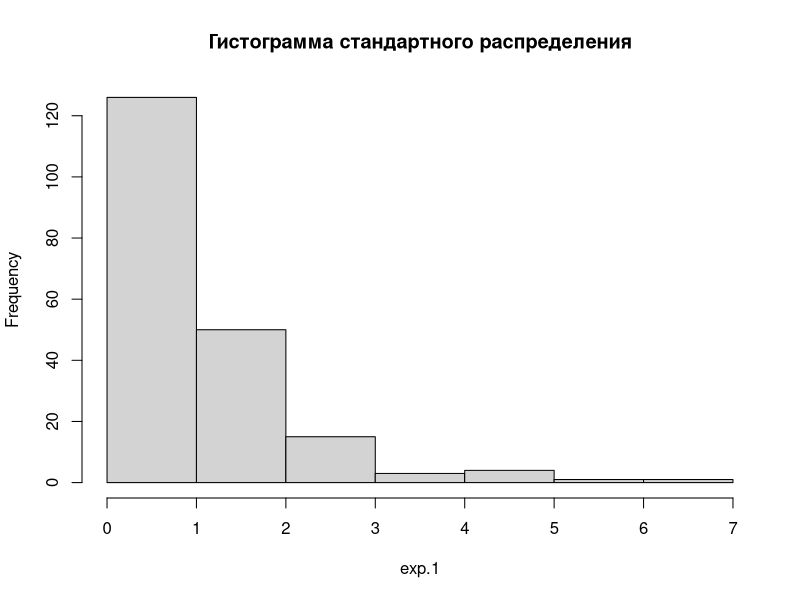
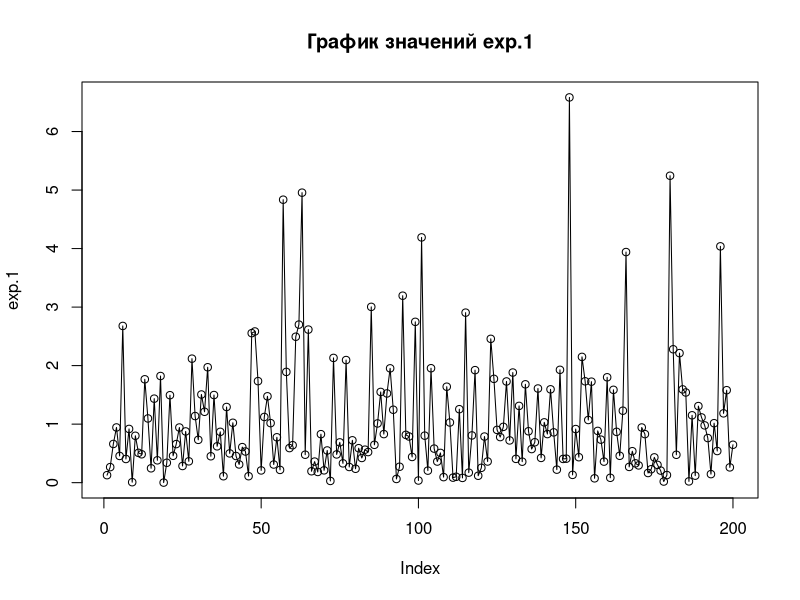
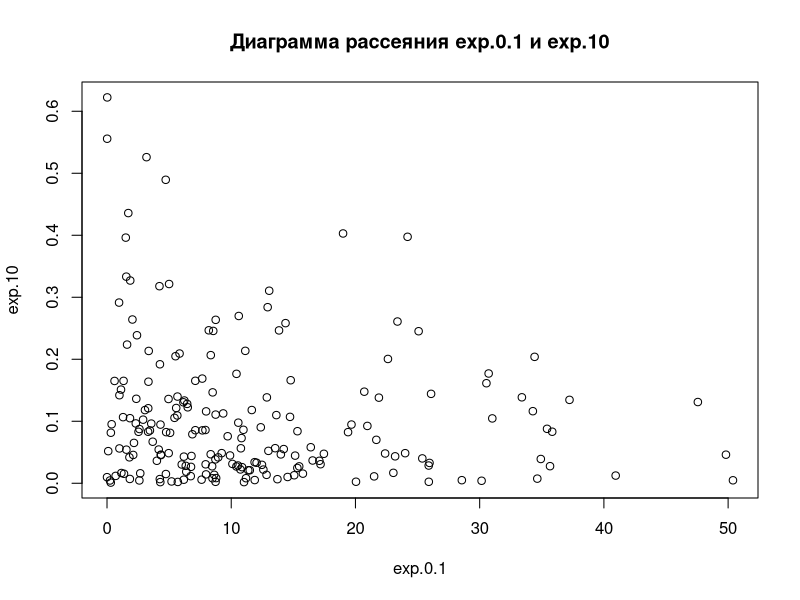
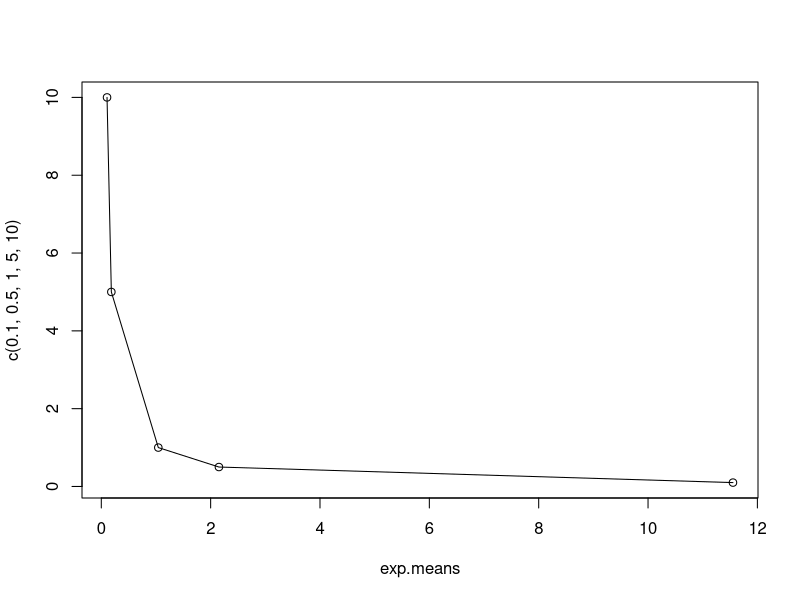
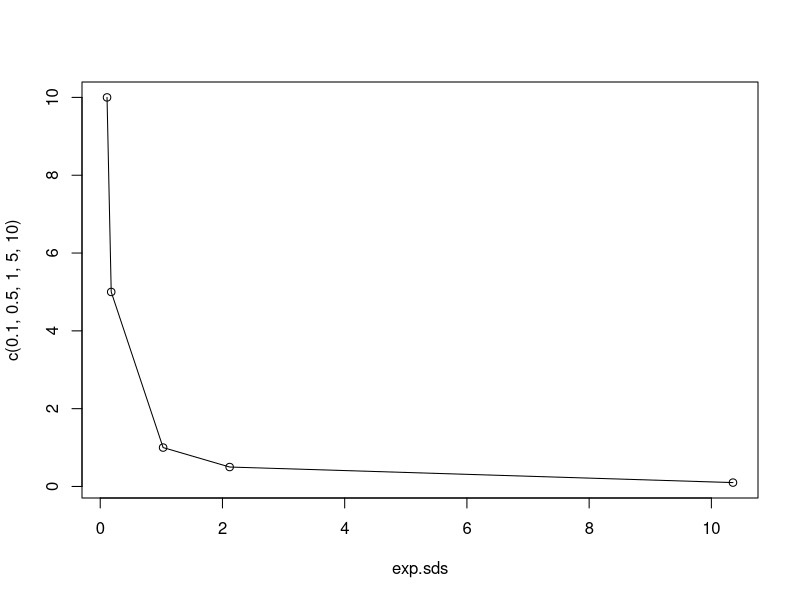
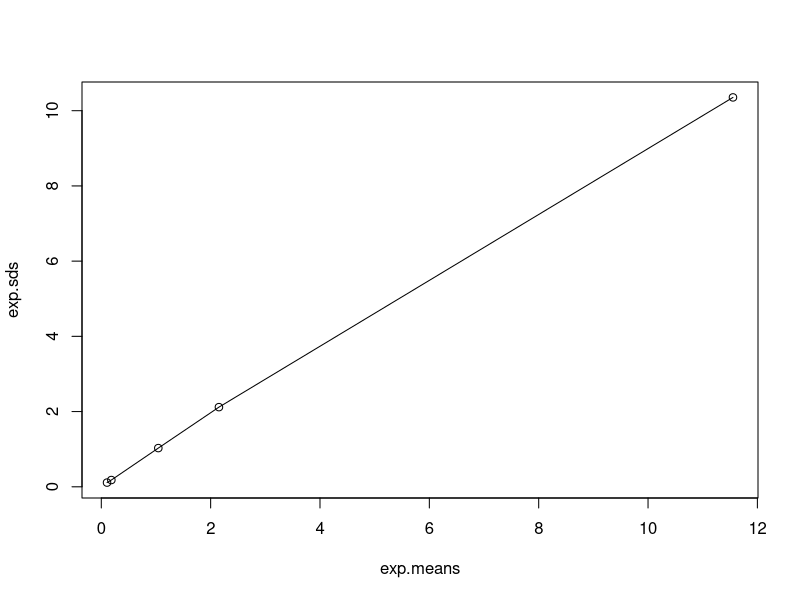
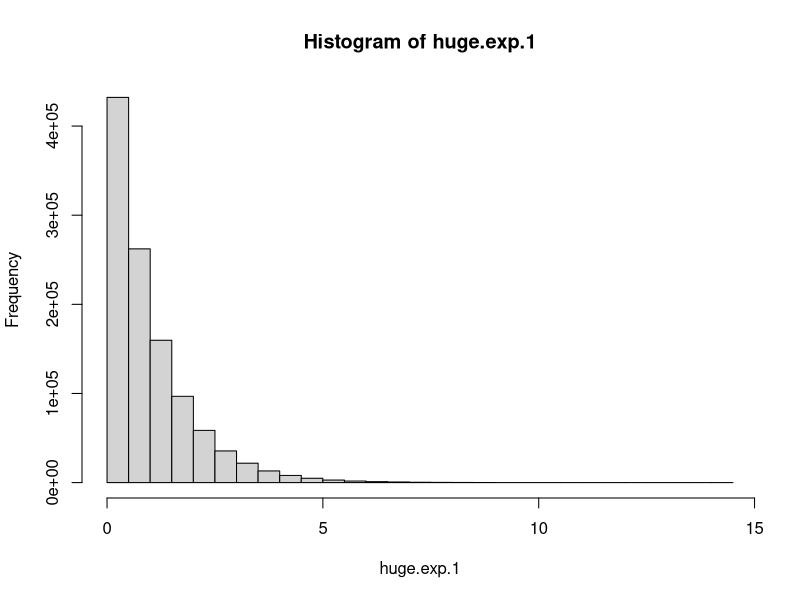
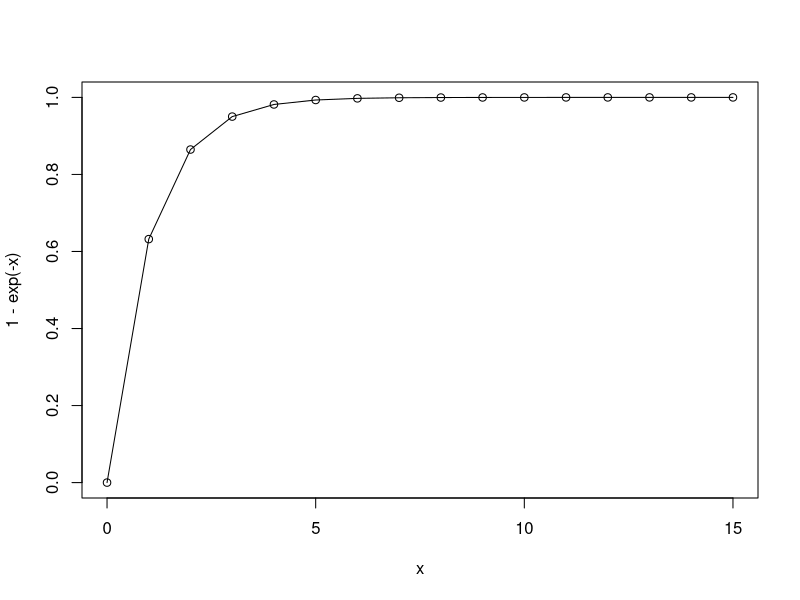

The R source for these figures, in order:
## ---- chunk 1
exp.1 <- rexp(200)
exp.1.mean <- mean(exp.1)
exp.1.sd <- sd(exp.1)
## ---- chunk 2
exp.0.1 <- rexp(200,0.1)
exp.0.1.mean <- mean(exp.0.1)
exp.0.1.sd <- sd(exp.0.1)

exp.0.5 <- rexp(200,0.5)
exp.0.5.mean <- mean(exp.0.5)
exp.0.5.sd <- sd(exp.0.5)

exp.5 <- rexp(200,5)
exp.5.mean <- mean(exp.5)
exp.5.sd <- sd(exp.5)

exp.10 <- rexp(200,10)
exp.10.mean <- mean(exp.10)
exp.10.sd <- sd(exp.10)
## ---- chunk 3
hist(exp.1, main = "Гистограмма стандартного распределения")
## ---- chunk 4
plot(exp.1, main="График значений exp.1")
lines(exp.1)
## ---- chunk 5
plot(exp.0.1,exp.10,main="Диаграмма рассеяния exp.0.1 и exp.10")
## ---- chunk 6
exp.means <- c(exp.0.1.mean,exp.0.5.mean,exp.1.mean,exp.5.mean,exp.10.mean)
## ---- chunk 7
plot(exp.means, c(0.1, 0.5, 1, 5, 10))
lines(exp.means, c(0.1, 0.5, 1, 5, 10))
## ---- chunk 8
exp.sds <- c(exp.0.1.sd,exp.0.5.sd,exp.1.sd,exp.5.sd,exp.10.sd)
plot(exp.sds, c(0.1, 0.5, 1, 5, 10))
lines(exp.sds, c(0.1, 0.5, 1, 5, 10))
## ---- chunk 9
plot(exp.means, exp.sds)
lines(exp.means, exp.sds)
## ---- chunk 10
huge.exp.1 <- rexp(1100000)
huge.exp.1.mean <- mean(huge.exp.1)
huge.exp.1.sd <- sd(huge.exp.1)
## ---- chunk 11
hist(huge.exp.1)
x=0:15
plot(x, 1 - exp(-x))
lines(x, 1 - exp(-x))
## ---- chunk 12
huge.exp.1.greatmean<- mean(huge.exp.1>1)

#Проверка
t <- huge.exp.1>1
tm <- mean(t)
huge.exp.1.greatmean==tm
## ---- chunk 13
huge.exp.1.mat<-matrix(huge.exp.1,1100,1000)
hist(huge.exp.1.mat)
## ---- chunk 14
huge.exp.1.mean.mat.1.137 <- colMeans(huge.exp.1.mat)[137]
## ---- chunk 15
huge.exp.1.mat.colMeans <- colMeans(huge.exp.1.mat)
hist(huge.exp.1.mat.colMeans)
## ---- chunk 16
huge.exp.1.sqr <- huge.exp.1^2
huge.exp.1.sqr.mean <- mean(huge.exp.1.sqr)
huge.exp.1.sqr.sd <- sd(huge.exp.1.sqr)

huge.exp.1.sqr.mean/huge.exp.1.mean
huge.exp.1.sqr.sd/huge.exp.1.sd
